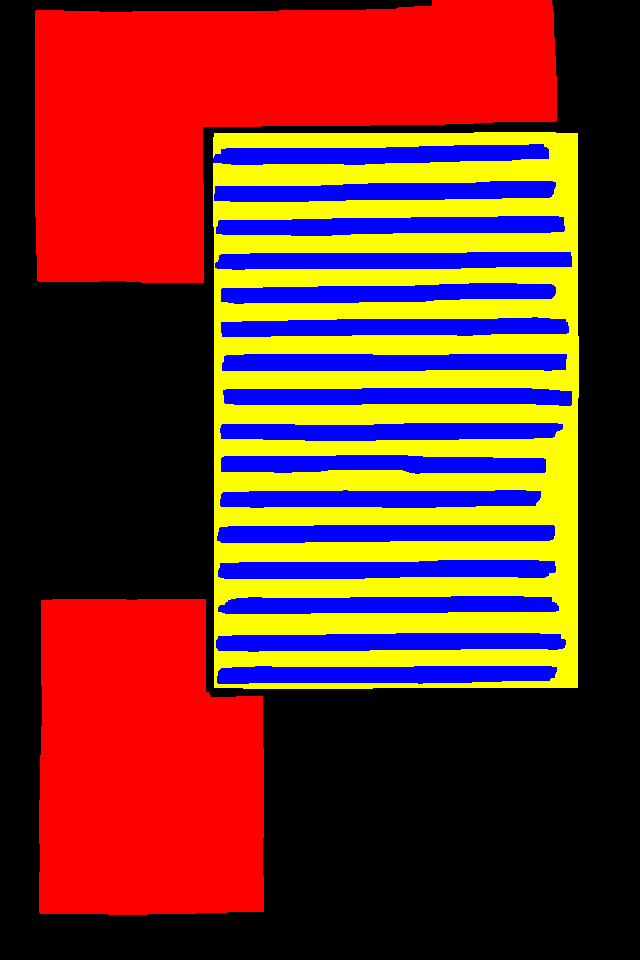
#> input picture ground_truth/utp-0110-023v.gif, 640 x 960 px, found by its file name
$ python image_to_csv.py
#> lines starting #> are read from the running program, lines starting #| are printed output that depends on the picture; after the words box and inside, x2 and y2 are one past the last pixel; in counts of white or black regions, pixels touching at a corner belong together
#> further down, tempimage is the input picture: PIL image 640x960 P; mean R, G, B 111, 47.9, 36.1
from PIL import Image, ImageDraw
import cv2
import numpy as np
import csv
import os

dossier_images = "ground_truth"

#list des coins
all_corners_with_color = []

def  image_to_csv(image, nom_fichier):
#> called with nom_fichier = 'temptest'
    image = image.convert("RGB")

    largeur, hauteur = image.size
#> largeur = 640; hauteur = 960

    blue_image = Image.new('RGB', (largeur, hauteur), color='black')
#> blue_image: PIL image 640x960 RGB; every value is 0
    red_image = Image.new('RGB', (largeur, hauteur), color='black')
    light_blue_image = Image.new('RGB', (largeur, hauteur), color='black')
    purple_image = Image.new('RGB', (largeur, hauteur), color='black')
    yellow_image = Image.new('RGB', (largeur, hauteur), color='black')


    for x in range(largeur):
        for y in range(hauteur):

            r, g, b = image.getpixel((x, y))


            if (r, g, b) == (255, 0, 0):
                red_image.putpixel((x, y), (255, 0, 0))
            elif (r, g, b) == (0, 0, 255):
                blue_image.putpixel((x, y), (0, 0, 255))
            elif (r, g, b) == (0, 255, 255):
                light_blue_image.putpixel((x, y), (0, 255, 255))
            elif (r, g, b) == (255, 0, 255):
                purple_image.putpixel((x, y), (255, 0, 255))
            elif (r, g, b) == (255,255,0):
                yellow_image.putpixel((x, y), (255,255,0))
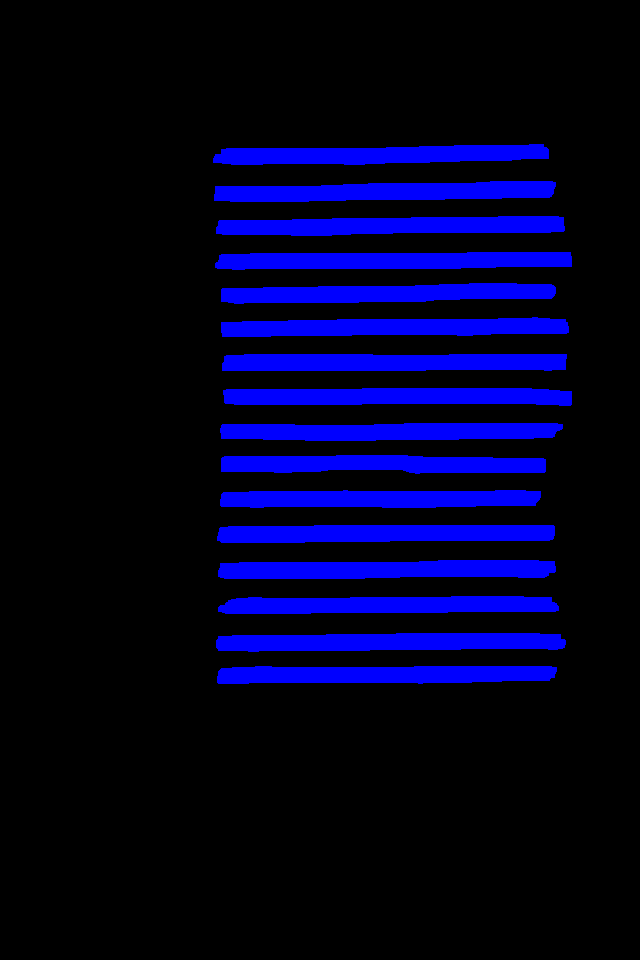
#> blue_image: PIL image 640x960 RGB; mean R, G, B 0, 0, 36.1
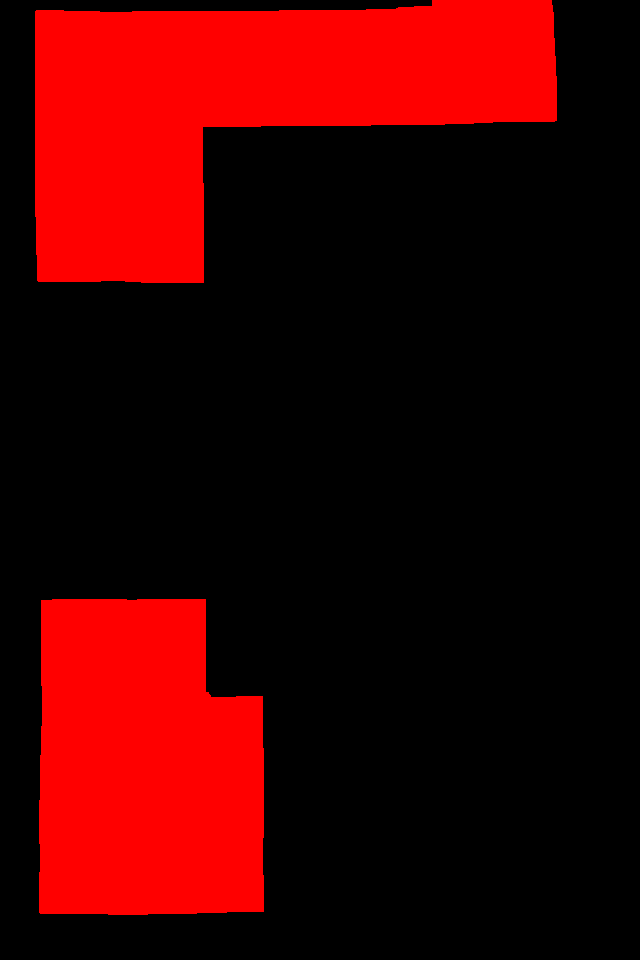
#> red_image: PIL image 640x960 RGB; mean R, G, B 63.1, 0, 0
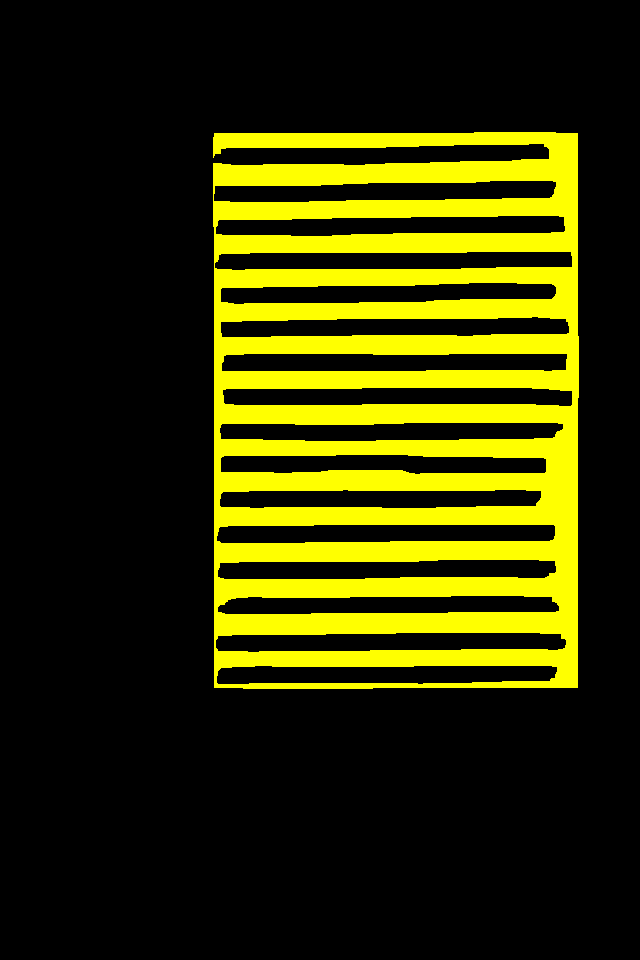
#> yellow_image: PIL image 640x960 RGB; mean R, G, B 47.9, 47.9, 0

    def add_corners_with_color_to_list(corners, color_name, index=None):
        for corner in corners:
            x, y = corner
            if index is not None:
                color_name += str(index)
            all_corners_with_color.append((x, y, color_name))


    # sauver les coordonnées dans le CSV
    def save_corners_with_color_to_csv(filename):
        with open(filename, mode='w', newline='') as file:
            writer = csv.writer(file)
            writer.writerow(['X', 'Y', 'Color'])  # Écrire l'en-tête du fichier CSV
            for corner in all_corners_with_color:
                writer.writerow(corner)
        all_corners_with_color.clear()

    def process_corners(image, color_name):

#> called with color_name = 'red'
        gray_image = cv2.cvtColor(np.array(image), cv2.COLOR_RGB2GRAY)
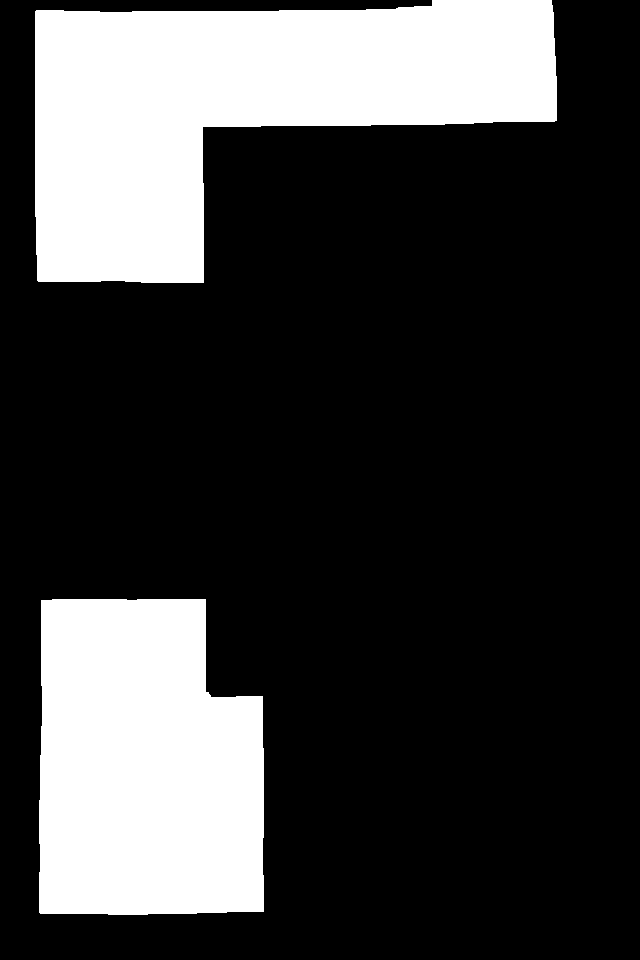
#> gray_image: shape (960, 640); values 0 (black) and 76 (white), 24.7% white; 2 white regions, box (x1, y1, x2, y2) and area: (35, 0, 557, 283) 87385, (39, 599, 264, 915) 64639

        _, binary_image = cv2.threshold(gray_image, 1, 255, cv2.THRESH_BINARY)
#> binary_image: shape (960, 640); 24.7% white; 2 white regions

        contours, _ = cv2.findContours(binary_image, cv2.RETR_EXTERNAL, cv2.CHAIN_APPROX_SIMPLE)
#> contours = 2 contours; box (x1, y1, x2, y2) and area: (35, 0, 557, 283) 86592, (39, 599, 264, 915) 64105

        draw = ImageDraw.Draw(image)

        for i, contour in enumerate(contours):
            for point in contour:
                x, y = point[0]
                add_corners_with_color_to_list([(x, y)], color_name, index=i)
                draw.ellipse((x-2, y-2, x+2, y+2), fill="red")
#> this loop made 2 passes


        all_corners_with_color.append(("", "", ""))

        return image

    #process_corners pour chaque image
    process_corners(red_image, "red")
    process_corners(blue_image, "blue")
#> call 2 of process_corners, with color_name = 'blue'
#> in process_corners (call 2), `gray_image = cv2.cvtColor(np.array(image), cv2.COLOR_RGB2GRAY)`:
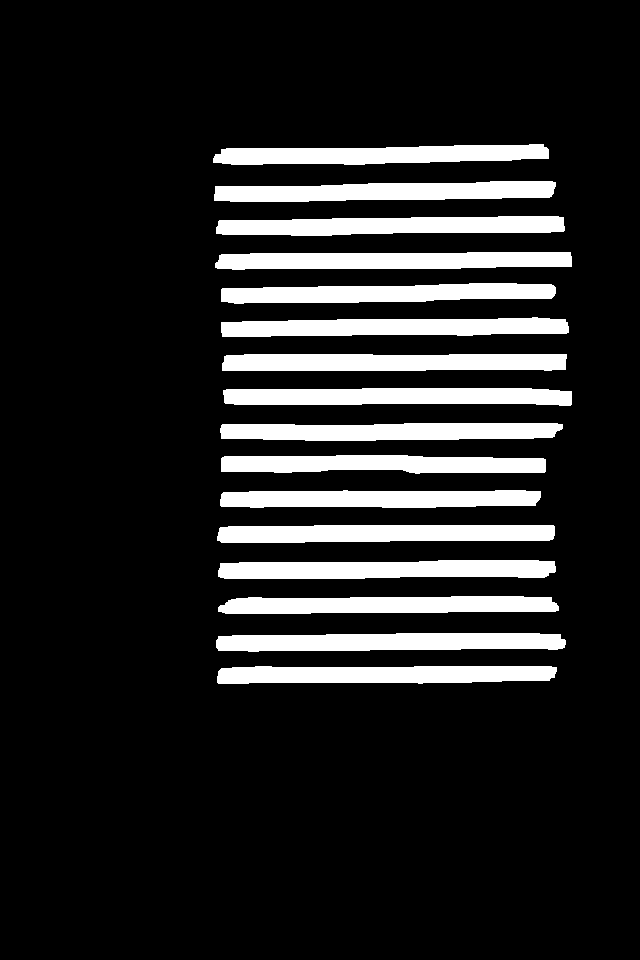
#> gray_image: shape (960, 640); values 0 (black) and 29 (white), 14.2% white; 16 white regions, largest, box (x1, y1, x2, y2) and area: (216, 633, 566, 652) 5644, (222, 354, 567, 371) 5606, (218, 560, 556, 579) 5587
#> in process_corners (call 2), `_, binary_image = cv2.threshold(gray_image, 1, 255, cv2.THRESH_BINARY)`: binary_image: shape (960, 640); 14.2% white; 16 white regions
#> in process_corners (call 2), `contours, _ = cv2.findContours(binary_image, cv2.RETR_EXTERNAL, cv2.CH..`: contours = 16 contours; largest, box (x1, y1, x2, y2) and area: (216, 633, 566, 652) 5284, (222, 354, 567, 371) 5248, (218, 560, 556, 579) 5238, (214, 181, 556, 202) 5222, (216, 216, 565, 236) 5207
#> the loop in process_corners (call 2), `for i, contour in enumerate(contours):` made 16 passes
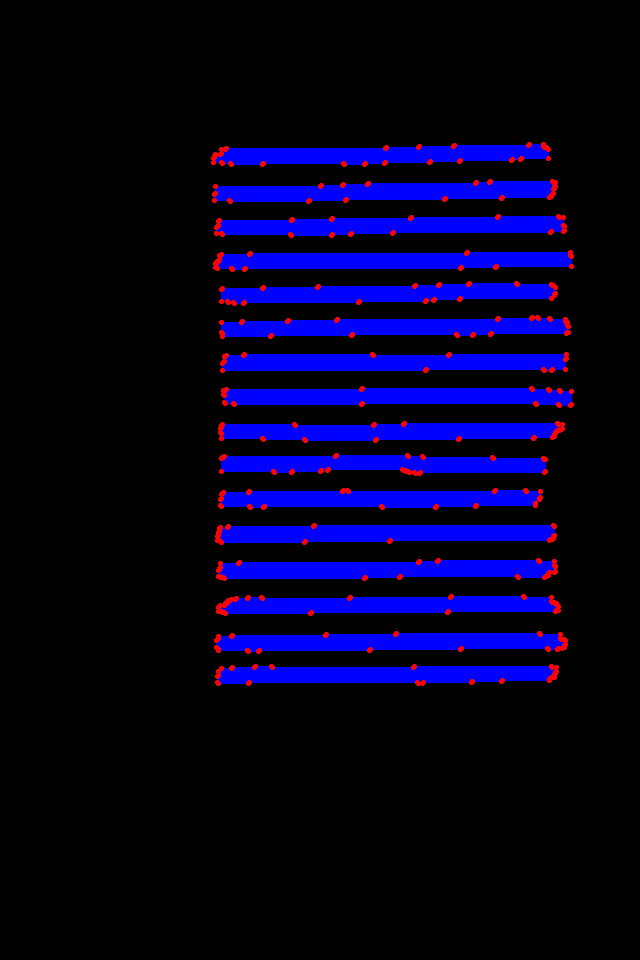
#> blue_image: PIL image 640x960 RGB; mean R, G, B 3, 0, 34.5
    process_corners(light_blue_image, "lightblue")
#> in process_corners (call 3), `gray_image = cv2.cvtColor(np.array(image), cv2.COLOR_RGB2GRAY)`: gray_image: shape (960, 640); every value is 0
    process_corners(purple_image, "purple")
    process_corners(yellow_image, "yellow")
#> in process_corners (call 5), `gray_image = cv2.cvtColor(np.array(image), cv2.COLOR_RGB2GRAY)`:
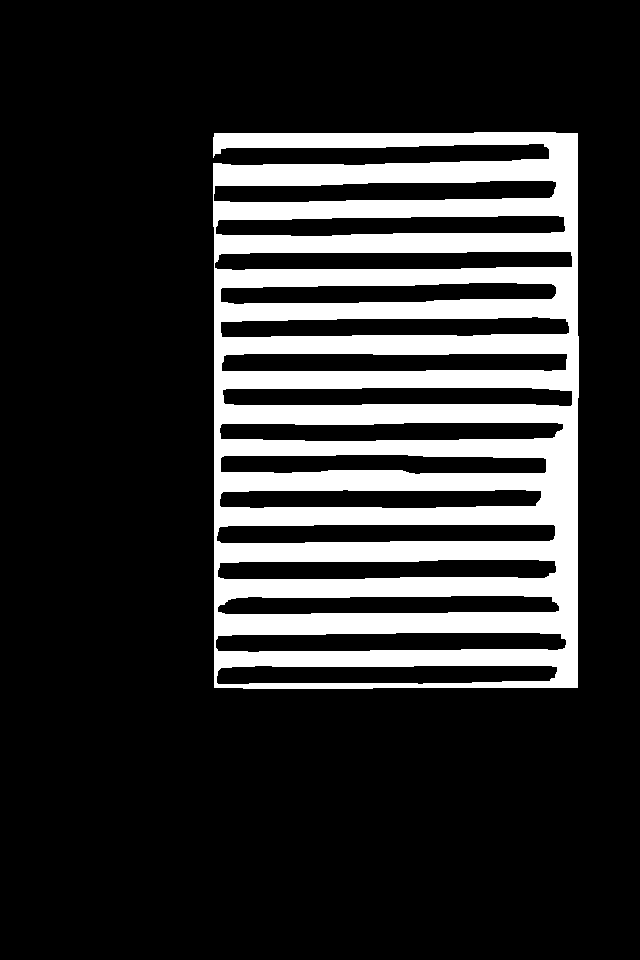
#> gray_image: shape (960, 640); values 0 (black) and 226 (white), 18.8% white; 1 white region, box (x1, y1, x2, y2) and area: (213, 132, 579, 689) 115359
#> in process_corners (call 5), `_, binary_image = cv2.threshold(gray_image, 1, 255, cv2.THRESH_BINARY)`: binary_image: shape (960, 640); 18.8% white; 1 white region
#> in process_corners (call 5), `contours, _ = cv2.findContours(binary_image, cv2.RETR_EXTERNAL, cv2.CH..`: contours = 1 contour; box (x1, y1, x2, y2) and area: (213, 132, 579, 689) 195810
#> the loop in process_corners (call 5), `for i, contour in enumerate(contours):` made 1 pass

    # Enregistrer dans le CSV
    save_corners_with_color_to_csv(nom_fichier  +".csv")


tempimage = Image.open("utp-0110-023v.gif")
image_to_csv(tempimage, "temptest")
